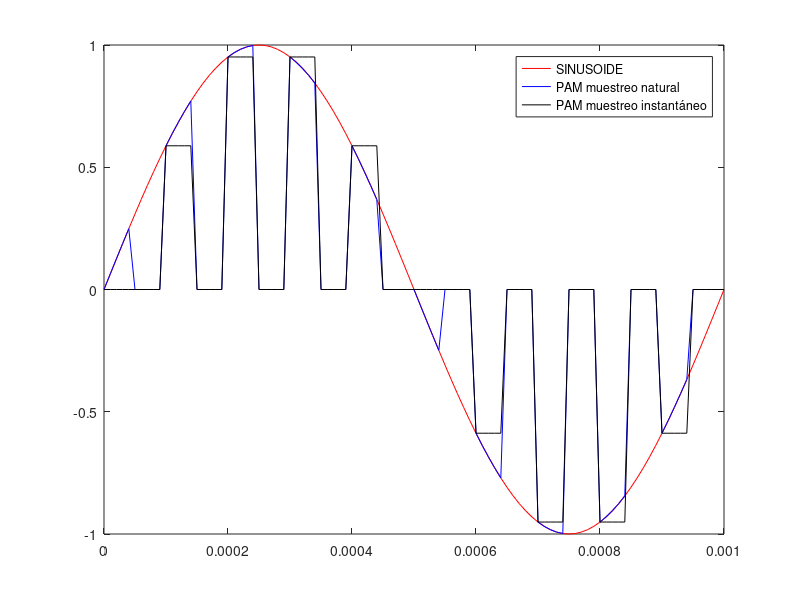

Here is the MATLAB script that generated this plot: (Note: this script raises an error after producing the figure.)
clc;
close;
clear;
% Definir los parámetros de la señal
A = 1; % amplitud
fc = 1e3; % frecuencia en Hz
fs = 1e5; % frecuencia de muestreo en Hz (configurable)
d = 50; % ciclo de trabajo (configurable)
ts= 1/fc;
cant_muestras=ts/(1/fs);
tau=cant_muestras*d*ts;

% Generar el vector de tiempo
t = 0:1/fs:1/fc;

% Generar la señal sinusoidal
x = A*sin(2*pi*fc*t);

% Tren de pulsos cuadrados con valores 0 y 1
pulso = (square(2*pi*10000*t, d)+1)/2; 

y = zeros(size(x));     % Inicializar la señal resultante
temp2 = zeros(size(x));
temp=0;
for i = 2:length(x)
    if pulso(i) == 1 && pulso(i-1) == 0
        y(i) = pulso(i) * x(i);
    elseif pulso(i) == 1 && pulso(i-1) == 1
        y(i) = y(i-1);
    else
        y(i) = 0;
    end
end

y1 = zeros(size(x));     % Inicializar la señal resultante
for i = 1:length(x)
    y1(i) = x(i) * pulso(i);     % Multiplicar los valores correspondientes
end

plot(t, x, 'red', t, y1, 'blue', t, y, 'black')
h = legend({'SINUSOIDE', 'PAM muestreo natural', 'PAM muestreo instantáneo'});
set(h, 'TextColor', [1 0 0; 0 0 1; 0 0 0]);